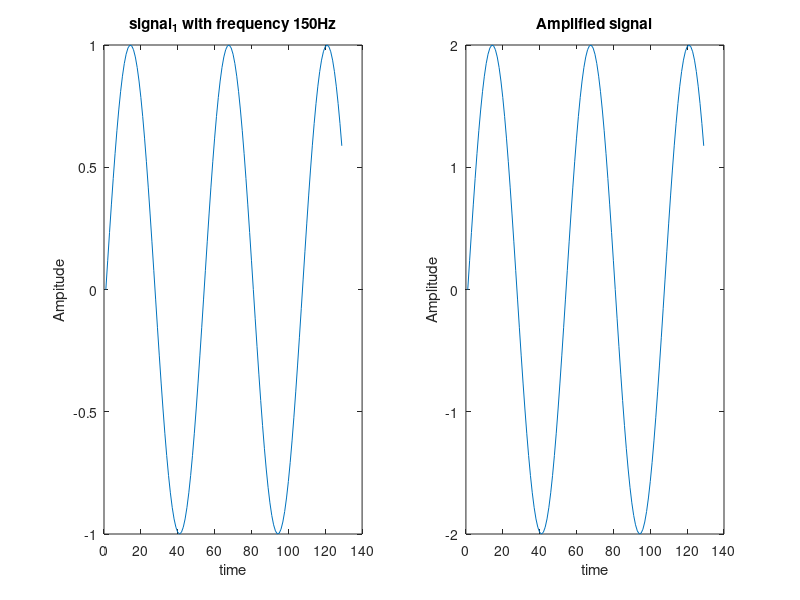

This chart was generated by the following MATLAB code:
%   x1 amplified by factor of 2,
fs = 8000;
x1 = 150;
x2 = 450;
x3 = 1500;
N = 128;
t = 0 : 1/fs : N/fs;
signal1 = sin(2*pi*x1*t);
subplot(1,2,1);
plot(signal1);
title('signal_1 with frequency 150Hz');
xlabel('time');
ylabel('Ampitude');
subplot(1,2,2);
plot(2*signal1);
title('Amplified signal');
xlabel('time');
ylabel('Amplitude');